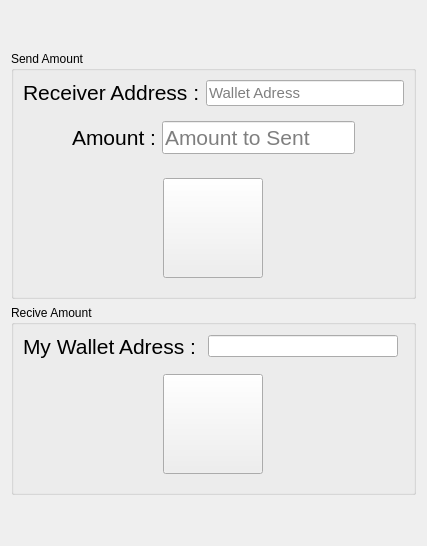
          <widget class="QWidget" name="tab_16">
           <attribute name="title">
            <string>COIN SEND-RECIVE </string>
           </attribute>
           <layout class="QVBoxLayout" name="verticalLayout_2">
            <item>
             <spacer name="verticalSpacer_12">
              <property name="orientation">
               <enum>Qt::Vertical</enum>
              </property>
              <property name="sizeHint" stdset="0">
               <size>
                <width>20</width>
                <height>40</height>
               </size>
              </property>
             </spacer>
            </item>
            <item>
             <layout class="QHBoxLayout" name="horizontalLayout_18">
              <item>
               <widget class="QGroupBox" name="groupBox_6">
                <property name="sizePolicy">
                 <sizepolicy hsizetype="Maximum" vsizetype="Maximum">
                  <horstretch>0</horstretch>
                  <verstretch>0</verstretch>
                 </sizepolicy>
                </property>
                <property name="maximumSize">
                 <size>
                  <width>500</width>
                  <height>16777215</height>
                 </size>
                </property>
                <property name="title">
                 <string>Send Amount</string>
                </property>
                <layout class="QGridLayout" name="gridLayout_10">
                 <item row="0" column="0">
                  <widget class="QLabel" name="label_30">
                   <property name="sizePolicy">
                    <sizepolicy hsizetype="Preferred" vsizetype="Maximum">
                     <horstretch>0</horstretch>
                     <verstretch>0</verstretch>
                    </sizepolicy>
                   </property>
                   <property name="font">
                    <font>
                     <pointsize>16</pointsize>
                    </font>
                   </property>
                   <property name="text">
                    <string>Receiver Address :</string>
                   </property>
                  </widget>
                 </item>
                 <item row="2" column="0" colspan="2">
                  <widget class="QFrame" name="frame_32">
                   <property name="frameShape">
                    <enum>QFrame::NoFrame</enum>
                   </property>
                   <property name="frameShadow">
                    <enum>QFrame::Raised</enum>
                   </property>
                   <layout class="QHBoxLayout" name="horizontalLayout_22">
                    <item>
                     <widget class="QPushButton" name="pushButton_18">
                      <property name="sizePolicy">
                       <sizepolicy hsizetype="Maximum" vsizetype="Maximum">
                        <horstretch>0</horstretch>
                        <verstretch>0</verstretch>
                       </sizepolicy>
                      </property>
                      <property name="minimumSize">
                       <size>
                        <width>100</width>
                        <height>100</height>
                       </size>
                      </property>
                      <property name="text">
                       <string/>
                      </property>
                     </widget>
                    </item>
                   </layout>
                  </widget>
                 </item>
                 <item row="1" column="0" colspan="2">
                  <widget class="QFrame" name="frame_33">
                   <property name="frameShape">
                    <enum>QFrame::NoFrame</enum>
                   </property>
                   <property name="frameShadow">
                    <enum>QFrame::Raised</enum>
                   </property>
                   <layout class="QHBoxLayout" name="horizontalLayout_23">
                    <item>
                     <spacer name="horizontalSpacer_13">
                      <property name="orientation">
                       <enum>Qt::Horizontal</enum>
                      </property>
                      <property name="sizeHint" stdset="0">
                       <size>
                        <width>40</width>
                        <height>20</height>
                       </size>
                      </property>
                     </spacer>
                    </item>
                    <item>
                     <widget class="QLabel" name="label_31">
                      <property name="maximumSize">
                       <size>
                        <width>200</width>
                        <height>16777215</height>
                       </size>
                      </property>
                      <property name="font">
                       <font>
                        <pointsize>16</pointsize>
                       </font>
                      </property>
                      <property name="text">
                       <string>Amount :</string>
                      </property>
                     </widget>
                    </item>
                    <item>
                     <widget class="QLineEdit" name="lineEdit_15">
                      <property name="maximumSize">
                       <size>
                        <width>483</width>
                        <height>16777215</height>
                       </size>
                      </property>
                      <property name="font">
                       <font>
                        <pointsize>16</pointsize>
                       </font>
                      </property>
                      <property name="placeholderText">
                       <string>Amount to Sent</string>
                      </property>
                     </widget>
                    </item>
                    <item>
                     <spacer name="horizontalSpacer_14">
                      <property name="orientation">
                       <enum>Qt::Horizontal</enum>
                      </property>
                      <property name="sizeHint" stdset="0">
                       <size>
                        <width>40</width>
                        <height>20</height>
                       </size>
                      </property>
                     </spacer>
                    </item>
                   </layout>
                  </widget>
                 </item>
                 <item row="0" column="1">
                  <widget class="QLineEdit" name="lineEdit_9">
                   <property name="font">
                    <font>
                     <pointsize>11</pointsize>
                    </font>
                   </property>
                   <property name="text">
                    <string/>
                   </property>
                   <property name="placeholderText">
                    <string>Wallet Adress</string>
                   </property>
                  </widget>
                 </item>
                </layout>
               </widget>
              </item>
             </layout>
            </item>
            <item>
             <layout class="QHBoxLayout" name="horizontalLayout_21">
              <item>
               <widget class="QGroupBox" name="groupBox_8">
                <property name="sizePolicy">
                 <sizepolicy hsizetype="Maximum" vsizetype="Maximum">
                  <horstretch>0</horstretch>
                  <verstretch>0</verstretch>
                 </sizepolicy>
                </property>
                <property name="maximumSize">
                 <size>
                  <width>500</width>
                  <height>16777215</height>
                 </size>
                </property>
                <property name="title">
                 <string>Recive Amount</string>
                </property>
                <layout class="QGridLayout" name="gridLayout_17">
                 <item row="0" column="0">
                  <widget class="QLabel" name="label_32">
                   <property name="sizePolicy">
                    <sizepolicy hsizetype="Maximum" vsizetype="Fixed">
                     <horstretch>0</horstretch>
                     <verstretch>0</verstretch>
                    </sizepolicy>
                   </property>
                   <property name="font">
                    <font>
                     <pointsize>16</pointsize>
                    </font>
                   </property>
                   <property name="text">
                    <string>My Wallet Adress : </string>
                   </property>
                  </widget>
                 </item>
                 <item row="2" column="0" colspan="3">
                  <widget class="QFrame" name="frame_34">
                   <property name="frameShape">
                    <enum>QFrame::NoFrame</enum>
                   </property>
                   <property name="frameShadow">
                    <enum>QFrame::Raised</enum>
                   </property>
                   <layout class="QHBoxLayout" name="horizontalLayout_24">
                    <item>
                     <widget class="QPushButton" name="pushButton_19">
                      <property name="sizePolicy">
                       <sizepolicy hsizetype="Maximum" vsizetype="Maximum">
                        <horstretch>0</horstretch>
                        <verstretch>0</verstretch>
                       </sizepolicy>
                      </property>
                      <property name="minimumSize">
                       <size>
                        <width>100</width>
                        <height>100</height>
                       </size>
                      </property>
                      <property name="text">
                       <string/>
                      </property>
                     </widget>
                    </item>
                   </layout>
                  </widget>
                 </item>
                 <item row="0" column="1">
                  <widget class="QLineEdit" name="lineEdit">
                   <property name="text">
                    <string/>
                   </property>
                   <property name="frame">
                    <bool>true</bool>
                   </property>
                   <property name="readOnly">
                    <bool>true</bool>
                   </property>
                   <property name="placeholderText">
                    <string/>
                   </property>
                  </widget>
                 </item>
                </layout>
               </widget>
              </item>
             </layout>
            </item>
            <item>
             <spacer name="verticalSpacer_11">
              <property name="orientation">
               <enum>Qt::Vertical</enum>
              </property>
              <property name="sizeHint" stdset="0">
               <size>
                <width>20</width>
                <height>40</height>
               </size>
              </property>
             </spacer>
            </item>
           </layout>
          </widget>
